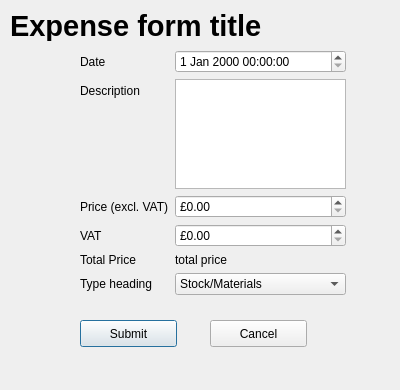
<?xml version="1.0" encoding="UTF-8"?>
<ui version="4.0">
 <class>ExpenseForm</class>
 <widget class="QDialog" name="ExpenseForm">
  <property name="geometry">
   <rect>
    <x>0</x>
    <y>0</y>
    <width>400</width>
    <height>390</height>
   </rect>
  </property>
  <property name="windowTitle">
   <string>Dialog</string>
  </property>
  <widget class="QPushButton" name="pushButton_submit">
   <property name="geometry">
    <rect>
     <x>80</x>
     <y>320</y>
     <width>97</width>
     <height>27</height>
    </rect>
   </property>
   <property name="text">
    <string>Submit</string>
   </property>
  </widget>
  <widget class="QPushButton" name="pushButton_cancel">
   <property name="geometry">
    <rect>
     <x>210</x>
     <y>320</y>
     <width>97</width>
     <height>27</height>
    </rect>
   </property>
   <property name="text">
    <string>Cancel</string>
   </property>
  </widget>
  <widget class="QWidget" name="formLayoutWidget">
   <property name="geometry">
    <rect>
     <x>80</x>
     <y>50</y>
     <width>266</width>
     <height>245</height>
    </rect>
   </property>
   <layout class="QFormLayout" name="formLayout">
    <property name="fieldGrowthPolicy">
     <enum>QFormLayout::AllNonFixedFieldsGrow</enum>
    </property>
    <item row="0" column="0">
     <widget class="QLabel" name="label_date">
      <property name="text">
       <string>Date</string>
      </property>
     </widget>
    </item>
    <item row="1" column="0">
     <widget class="QLabel" name="label_description">
      <property name="text">
       <string>Description</string>
      </property>
     </widget>
    </item>
    <item row="2" column="0">
     <widget class="QLabel" name="label_priceExclVat">
      <property name="text">
       <string>Price (excl. VAT)</string>
      </property>
     </widget>
    </item>
    <item row="3" column="0">
     <widget class="QLabel" name="label_vat">
      <property name="text">
       <string>VAT</string>
      </property>
     </widget>
    </item>
    <item row="4" column="0">
     <widget class="QLabel" name="label_totalPrice">
      <property name="text">
       <string>Total Price</string>
      </property>
     </widget>
    </item>
    <item row="5" column="0">
     <widget class="QLabel" name="label_typeHeading">
      <property name="text">
       <string>Type heading</string>
      </property>
     </widget>
    </item>
    <item row="5" column="1">
     <widget class="QComboBox" name="comboBox_typeHeading">
      <item>
       <property name="text">
        <string>Stock/Materials</string>
       </property>
      </item>
      <item>
       <property name="text">
        <string>Subcontractor</string>
       </property>
      </item>
      <item>
       <property name="text">
        <string>Premises</string>
       </property>
      </item>
      <item>
       <property name="text">
        <string>Repairs</string>
       </property>
      </item>
      <item>
       <property name="text">
        <string>Admin</string>
       </property>
      </item>
      <item>
       <property name="text">
        <string>Motor</string>
       </property>
      </item>
      <item>
       <property name="text">
        <string>Advertising</string>
       </property>
      </item>
      <item>
       <property name="text">
        <string>Bad Debt</string>
       </property>
      </item>
      <item>
       <property name="text">
        <string>Other</string>
       </property>
      </item>
     </widget>
    </item>
    <item row="1" column="1">
     <widget class="QPlainTextEdit" name="plainTextEdit_description"/>
    </item>
    <item row="2" column="1">
     <widget class="QDoubleSpinBox" name="doubleSpinBox_priceExclVat">
      <property name="prefix">
       <string>£</string>
      </property>
      <property name="maximum">
       <double>1000000000.000000000000000</double>
      </property>
     </widget>
    </item>
    <item row="3" column="1">
     <widget class="QDoubleSpinBox" name="doubleSpinBox_vat">
      <property name="prefix">
       <string>£</string>
      </property>
      <property name="maximum">
       <double>1000000000.000000000000000</double>
      </property>
     </widget>
    </item>
    <item row="4" column="1">
     <widget class="QLabel" name="label_totalPriceE">
      <property name="text">
       <string>total price</string>
      </property>
     </widget>
    </item>
    <item row="0" column="1">
     <widget class="QDateTimeEdit" name="dateTimeEdit_date"/>
    </item>
   </layout>
  </widget>
  <widget class="QLabel" name="label_businessExpenseFormTitle">
   <property name="geometry">
    <rect>
     <x>10</x>
     <y>10</y>
     <width>371</width>
     <height>31</height>
    </rect>
   </property>
   <property name="font">
    <font>
     <pointsize>22</pointsize>
     <weight>75</weight>
     <bold>true</bold>
    </font>
   </property>
   <property name="text">
    <string>Expense form title</string>
   </property>
  </widget>
 </widget>
 <resources/>
 <connections/>
</ui>
